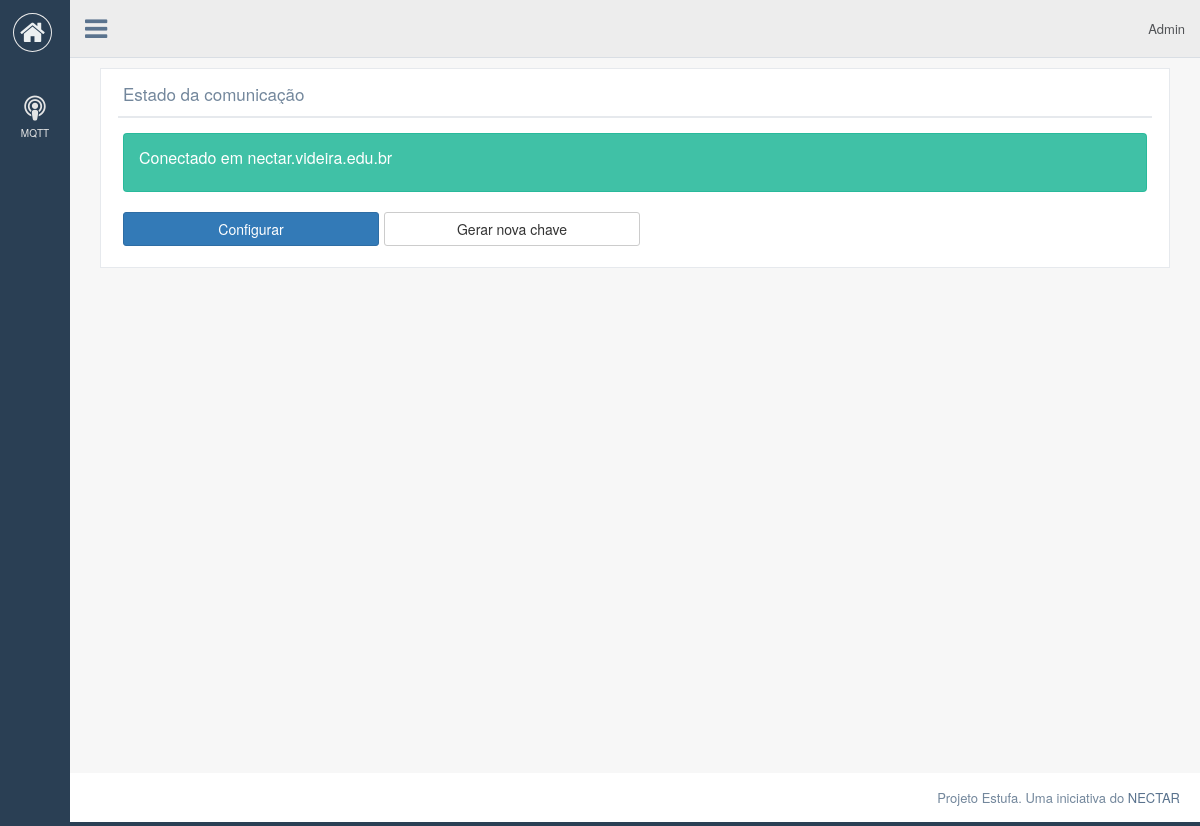
Before: /mqtt (signed in) with the older database file.
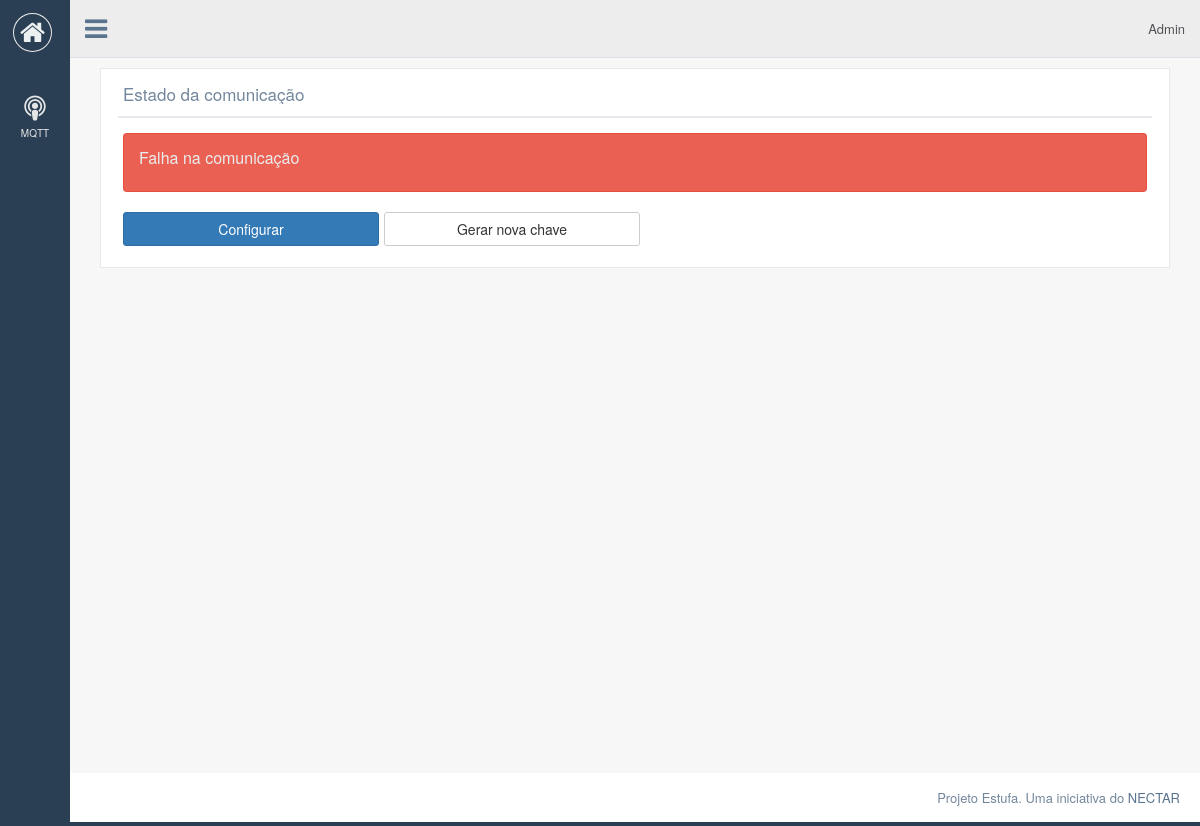
After: the same page with the newer database file.
### central/models.py (models this page shows)
class Mqtt(models.Model):
    STATUS = (
        (0, 'Não configurado'),
        (1, 'Funcionando'),
        (2, 'Falha na comunicação'),
        (3, 'Erro'),
    )
    id =  models.AutoField(primary_key=True)
    status = models.IntegerField('Estado da comunicação', default=0, choices=STATUS)
    descricao = models.CharField('Descrição', null=True, blank=True, max_length=255)
    servidor = models.CharField('Endereço do servidor', null=True, blank=True, max_length=255)
    class Meta:
        verbose_name = 'Configurações da comunicação MQTT'

### central/views.py (the view)
# urls.py: url(r'^mqtt', views.mqtt_view),
@login_required(login_url='/login')
def mqtt_view(request):
    m = models.Mqtt.objects.all().first()
    return render(request, 'central/mqtt.html', {
        'mqtt_descricao': m.descricao,
        'mqtt_status': m.status,
        'mqtt_servidor': m.servidor
    })

### central/templates/central/mqtt.html (shortened to what this page needs)
{% extends 'central/base.html' %} {% block content %}
<div class="col-lg-12 col-md-12 col-sm-12 col-xs-12" id="mqtt-status">
    <div class="x_panel">
        <div class="x_title">
            <h2>Estado da <div class="visible-xs-block" style="line-height: 0.1;"> </br></div>comunicação</h2>
            <div class="clearfix"></div>
        </div>
        <div class="x_content">
            {% if mqtt_status == 0 %}
            <div class="alert alert-warning" role="contentinfo">
                <h4 id="mqtt-estado">Não configurado</h4>
            </div>
            {% elif mqtt_status == 1 %}
            <div class="alert alert-success" role="contentinfo">
                <h4 id="mqtt-estado">Conectado em {{ mqtt_servidor }}</h4>
            </div>
            {% elif mqtt_status == 2 or mqtt_status == 3 %}
            <div class="alert alert-danger" role="contentinfo">
                <h4 id="mqtt-estado">Falha na comunicação</h4>
            </div>
            {% endif %}
            <button class="btn btn-primary col-lg-3 col-md-3 col-sm-3 col-xs-12" data-toggle="modal" data-target=".md-mqtt" autofocus tabindex="1">Configurar</button>
            <button class="btn btn-default col-lg-3 col-md-3 col-sm-3 col-xs-12" type="button" data-href="#" data-toggle="modal" data-target="#confirm-new-key">Gerar nova chave</button>
        </div>
    </div>
</div>
{% endblock content %}

Changed rows visible on the page:
no longer on this page (row edited): Mqtt: servidor "nectar.videira.edu.br"
Other visible differences:
text no longer shown: "Conectado em"
text now shown: "Falha na comunicação"
